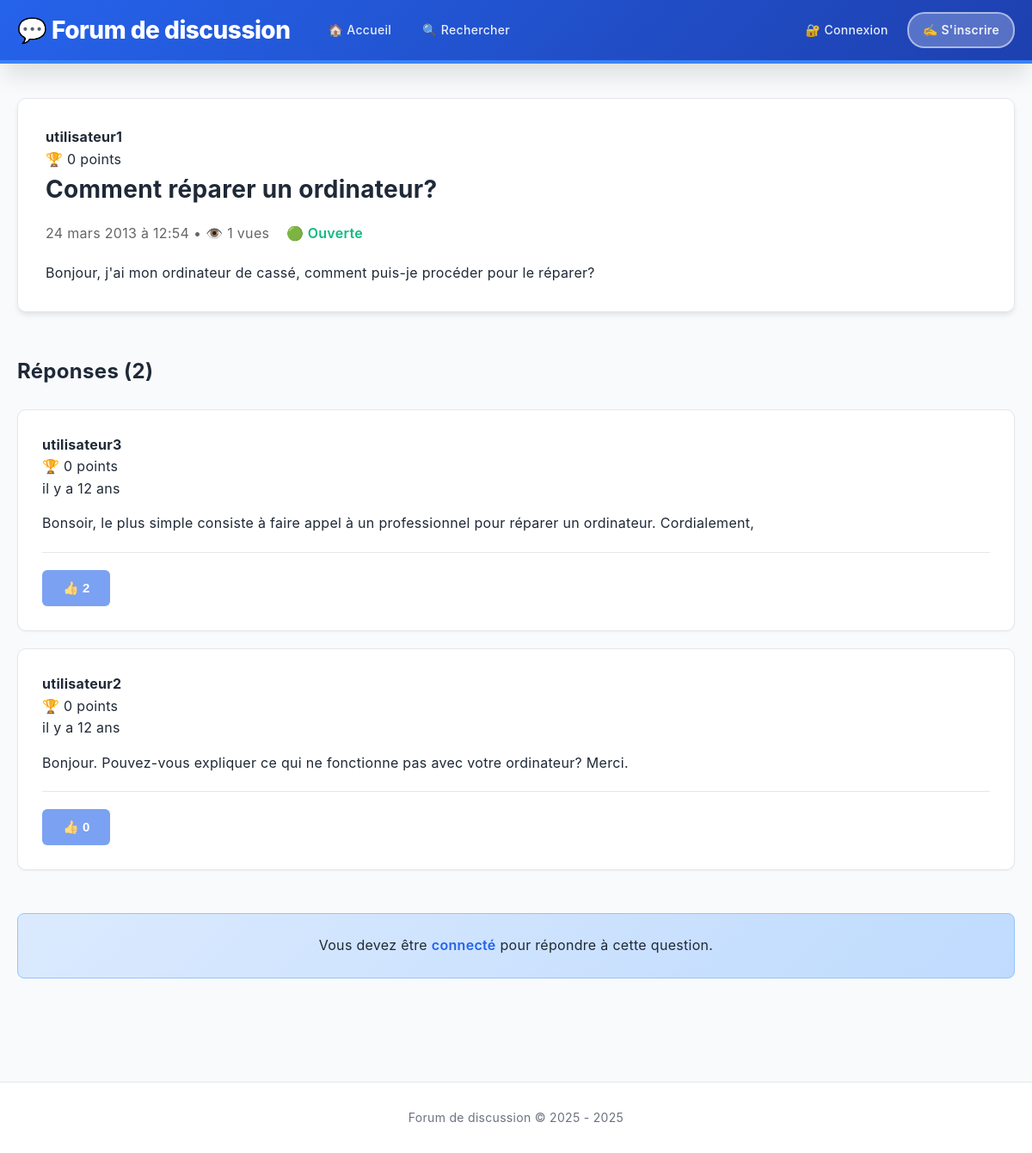
The page /question.php?id=1 on the database its author committed.
### tables this page shows
CREATE TABLE `forum_question` (
  `q_id` int(11) NOT NULL,
  `q_date_ajout` datetime DEFAULT current_timestamp(),
  `q_titre` varchar(100) NOT NULL,
  `q_contenu` text NOT NULL,
  `user_id` int(11) DEFAULT NULL,
  `status` enum('open','closed') DEFAULT 'open',
  `views_count` int(11) DEFAULT 0,
  `last_activity` datetime DEFAULT current_timestamp(),
  `is_solution` tinyint(1) DEFAULT 0
);

CREATE TABLE `forum_utilisateur` (
  `user_id` int(11) NOT NULL,
  `login` varchar(50) NOT NULL,
  `password` varchar(255) NOT NULL,
  `date_naissance` date DEFAULT NULL,
  `derniere_connexion` datetime DEFAULT NULL,
  `is_admin` tinyint(1) DEFAULT 0,
  `created_at` datetime DEFAULT current_timestamp(),
  `date_inscription` datetime DEFAULT current_timestamp(),
  `avatar` varchar(255) DEFAULT NULL,
  `signature` text DEFAULT NULL,
  `reputation` int(11) DEFAULT 0,
  `email` varchar(100) DEFAULT NULL
);

CREATE TABLE `forum_reponse` (
  `r_id` int(11) NOT NULL,
  `r_date_ajout` datetime DEFAULT current_timestamp(),
  `r_contenu` text NOT NULL,
  `r_fk_question_id` int(11) NOT NULL,
  `user_id` int(11) DEFAULT NULL,
  `likes_count` int(11) DEFAULT 0,
  `is_solution` tinyint(1) DEFAULT 0
);

### config.php (called while the page is built, shortened)
<?php
function est_connecte() {
    return isset($_SESSION['user_id']);
}
?>

### question.php (the view, shortened to what this page needs)
<?php
require_once 'config.php';
require_once 'fonctions.php';
$question_id = $_GET['id'] ?? 0;
try {
    $sql = "SELECT q.*, u.login as auteur_question, u.avatar as auteur_avatar, u.reputation as auteur_reputation
            FROM forum_question q
            JOIN forum_utilisateur u ON q.user_id = u.user_id
            WHERE q.q_id = ?";
    $stmt = $pdo->prepare($sql);
    $stmt->execute([$question_id]);
    $question = $stmt->fetch();
    $sql = "SELECT r.*, u.login as auteur_reponse, u.avatar as auteur_avatar, u.reputation as auteur_reputation,
            (SELECT COUNT(*) FROM forum_likes WHERE r_id = r.r_id) as likes_count,
            (SELECT COUNT(*) FROM forum_commentaires c WHERE c.r_id = r.r_id) as commentaires_count
            FROM forum_reponse r
            JOIN forum_utilisateur u ON r.user_id = u.user_id
            WHERE r.r_fk_question_id = ?
            ORDER BY r.is_solution DESC, likes_count DESC, r.r_date_ajout ASC";
    $stmt = $pdo->prepare($sql);
    $stmt->execute([$question_id]);
    $reponses = $stmt->fetchAll();
} catch (Exception $e) {
    $erreur = gerer_exception($e);
}
?>
<!DOCTYPE html>
<html>
<head>
    <link rel="stylesheet" href="styles.css">
    <link rel="stylesheet" href="question.css">
</head>
<body>
    <main>
        <?php if ($question): ?>
            <article class="question">
                <div class="user-info">
                    <div>
                        <strong><?= htmlspecialchars($question['auteur_question']) ?></strong>
                        <div class="user-reputation">🏆 <?= $question['auteur_reputation'] ?> points</div>
                    </div>
                </div>
                <div style="display: flex; justify-content: space-between; align-items: start;">
                    <div>
                        <h2 style="margin-top: 0;"><?= htmlspecialchars($question['q_titre']) ?></h2>
                        <div style="color: #666; margin-bottom: 20px;">
                            <span class="timestamp">
                                <?= formater_date_fr($question['q_date_ajout']) ?>
                                • 👁️ <?= $question['views_count'] ?> vues
                            </span>
                            <span class="status-<?= $question['status'] ?>" style="margin-left: 15px;">
                                <?= $question['status'] == 'open' ? '🟢 Ouverte' : '🔴 Fermée' ?>
                            </span>
                        </div>
                    </div>
                </div>
                <div style="line-height: 1.6;">
                    <?= nl2br(htmlspecialchars($question['q_contenu'])) ?>
                </div>
            </article>
            <section class="reponses">
                <h2>Réponses (<?= count($reponses) ?>)</h2>
                <?php if (empty($reponses)): ?>
                    <div class="no-responses">
                        <p>🤔 Aucune réponse pour le moment.</p>
                        <p>Soyez le premier à répondre à cette question !</p>
                    </div>
                <?php else: ?>
                    <?php foreach($reponses as $reponse): ?>
                        <div class="reponse <?= $reponse['is_solution'] ? 'reponse-solution' : '' ?>">
                            <div class="user-info">
                                <div>
                                    <strong><?= htmlspecialchars($reponse['auteur_reponse']) ?></strong>
                                    <div class="user-reputation">🏆 <?= $reponse['auteur_reputation'] ?> points</div>
                                </div>
                                <span class="timestamp">
                                    <?= formater_date_relative($reponse['r_date_ajout']) ?>
                                </span>
                            </div>
                            <div style="line-height: 1.6; margin: 15px 0;">
                                <?= nl2br(htmlspecialchars($reponse['r_contenu'])) ?>
                            </div>
                            <div class="response-actions">
                                <div class="response-action-left">
                                    <button class="like-btn <?= user_has_liked($pdo, $_SESSION['user_id'] ?? 0, $reponse['r_id']) ? 'liked' : '' ?>"
                                            data-r-id="<?= $reponse['r_id'] ?>"
                                            <?= !est_connecte() ? 'disabled' : '' ?>>
                                        👍 <span class="likes-count"><?= $reponse['likes_count'] ?></span>
                                    </button>
                                </div>
                            </div>
                        </div>
                    <?php endforeach; ?>
                <?php endif; ?>
            </section>
            <section class="ajouter-reponse">
                <?php if (est_connecte()): ?>
                    <?php if ($question['status'] == 'open'): ?>
                        <h3>✍️ Répondre à cette question</h3>
                        <form action="ajouter_reponse.php" method="post" class="card">
                            <input type="hidden" name="question_id" value="<?= $question['q_id'] ?>">
                            <div class="form-group">
                                <label><strong>Votre réponse :</strong></label>
                                <textarea name="contenu" placeholder="Partagez votre expertise..." required></textarea>
                            </div>
                            <button type="submit" class="success">📤 Poster la réponse</button>
                        </form>
                    <?php else: ?>
                        <div class="closed-message">
                            <p>🔒 <strong>Cette question est fermée.</strong> Vous ne pouvez plus y répondre.</p>
                        </div>
                    <?php endif; ?>
                <?php else: ?>
                    <div class="not-logged-in">
                        <p>Vous devez être <a href="connexion.php">connecté</a> pour répondre à cette question.</p>
                    </div>
                <?php endif; ?>
            </section>
        <?php endif; ?>
    </main>
    <footer>
        <p>Forum de discussion © 2025 - <?= date('Y') ?></p>
    </footer>
</body>
</html>

### styles.css (style rules this page uses)
* { margin: 0; padding: 0; box-sizing: border-box; }
:root { --primary: #2563eb; --primary-dark: #1e40af; --primary-light: #3b82f6; --secondary: #8b5cf6; --success: #10b981; --danger: #ef4444; --warning: #f59e0b; --text: #1f2937; --text-light: #6b7280; --border: #e5e7eb; --bg: #f9fafb; --white: #ffffff; --shadow-sm: 0 1px 2px 0 rgba(0, 0, 0, 0.05); --shadow-md: 0 4px 6px -1px rgba(0, 0, 0, 0.1); --shadow-lg: 0 10px 15px -3px rgba(0, 0, 0, 0.1); --shadow-xl: 0 20px 25px -5px rgba(0, 0, 0, 0.1); }
body { font-family: -apple-system, BlinkMacSystemFont, 'Segoe UI', Roboto, 'Helvetica Neue', Arial, sans-serif; background: var(--bg); color: var(--text); line-height: 1.6; letter-spacing: 0.3px; }
main { max-width: 1200px; margin: 0 auto; padding: 40px 20px; }
footer { text-align: center; padding: 30px 20px; margin-top: 60px; border-top: 1px solid var(--border); color: var(--text-light); background: var(--white); font-size: 14px; }
button, .btn { padding: 12px 24px; background: var(--primary); color: white; border: none; border-radius: 6px; cursor: pointer; font-size: 15px; font-weight: 600; transition: all 0.3s ease; display: inline-block; text-decoration: none; white-space: nowrap; box-shadow: var(--shadow-sm); }
button:disabled, .btn:disabled { opacity: 0.6; cursor: not-allowed; transform: none; }
.status-open { color: var(--success); font-weight: 600; }
.reponse { background: var(--white); border: 1px solid var(--border); border-radius: 8px; padding: 24px; margin: 15px 0; transition: all 0.3s ease; }

### question.css (style rules this page uses)
.question { background: var(--white); padding: 32px; border-radius: 10px; margin-bottom: 40px; box-shadow: var(--shadow-md); border: 1px solid var(--border); }
.question h2 { margin-top: 0; color: var(--text); font-size: 28px; font-weight: 700; margin-bottom: 16px; }
.reponses { margin-top: 50px; }
.reponses h2 { color: var(--text); font-size: 24px; font-weight: 700; margin-bottom: 24px; }
.reponse { background: var(--white); border: 1px solid var(--border); border-radius: 10px; padding: 28px; margin: 20px 0; transition: all 0.3s ease; box-shadow: var(--shadow-sm); }
.response-actions { display: flex; justify-content: space-between; align-items: center; margin-top: 20px; padding-top: 20px; border-top: 1px solid var(--border); flex-wrap: wrap; gap: 12px; }
.response-action-left { display: flex; gap: 12px; flex-wrap: wrap; }
.ajouter-reponse { margin-top: 50px; }
.not-logged-in { background: linear-gradient(135deg, #dbeafe 0%, #bfdbfe 100%); padding: 24px; border-radius: 8px; text-align: center; margin: 20px 0; border: 1px solid #93c5fd; }
.not-logged-in a { color: var(--primary); text-decoration: none; font-weight: 600; transition: color 0.3s ease; }

### rows shown on the page
forum_question: user.login "utilisateur1", user.reputation "0", q_titre "Comment réparer un ordinateur?", q_date_ajout "24 mars 2013 à 12:54", views_count "1", q_contenu "Bonjour, j'ai mon ordinateur de cassé, comment puis-je procéder pour le réparer?"
forum_reponse: user.login "utilisateur3", user.reputation "0", r_date_ajout "il y a 12 ans", r_contenu "Bonsoir, le plus simple consiste à faire appel à un professionnel pour réparer un ordinateur. Cordialement,", likes_count "2"
forum_reponse: user.login "utilisateur2", user.reputation "0", r_date_ajout "il y a 12 ans", r_contenu "Bonjour. Pouvez-vous expliquer ce qui ne fonctionne pas avec votre ordinateur? Merci.", likes_count "0"

### other values the page prints
$titre "Forum de discussion"
count($reponses) "2"
